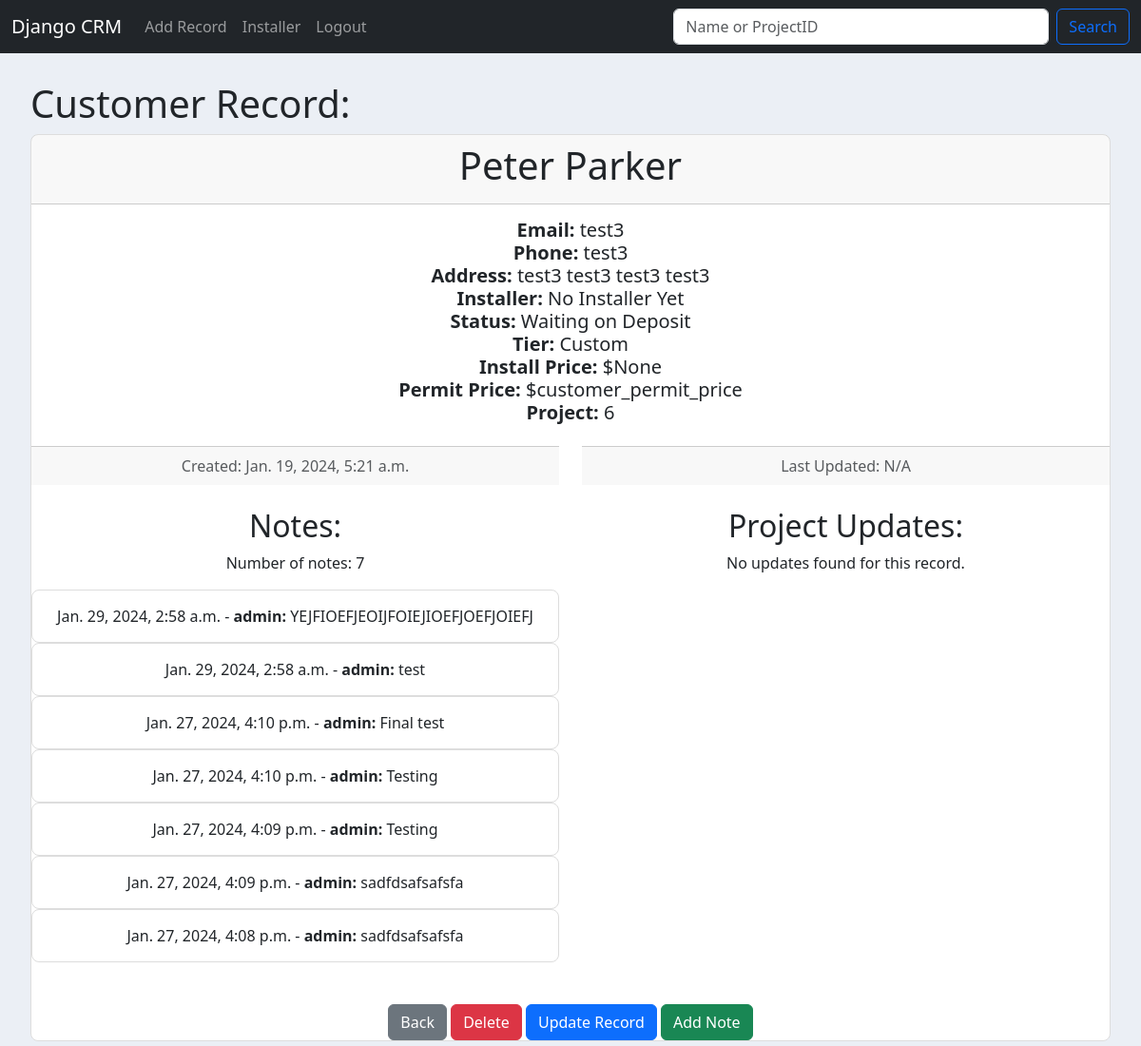
The app's page /record/6 (signed in) with its own data.
### website/models.py (models this page shows, shortened)
class Record(models.Model):
    created_at = models.DateTimeField(auto_now_add=True)
    first_name = models.CharField(max_length=50)
    last_name = models.CharField(max_length=50)
    email = models.CharField(max_length=75)
    phone = models.CharField(max_length=12)
    address = models.CharField(max_length=100)
    city = models.CharField(max_length=50)
    state = models.CharField(max_length=25)
    zipcode = models.CharField(max_length=10)
    installer_name = models.CharField(max_length=50, default='No Installer Yet')
    project_status = models.CharField(max_length=50, choices=PROJECT_STATUS, default='Waiting on Survey')
    previous_project_status = models.CharField(max_length=50, choices=PROJECT_STATUS, default='Waiting on Survey')
    project_tier = models.CharField(max_length=50, choices=PROJECT_TIERS, default=' ')
    installer_price = models.IntegerField(default=' ', null=True)
    installer_permit = models.IntegerField(default=' ', null=True)
    customer_permit = models.IntegerField(default=' ', null=True)
    customer_price = models.IntegerField(default=' ', null=True)

class RecordNote(models.Model):
    record = models.ForeignKey(Record, on_delete=models.CASCADE)
    note = models.TextField()
    created_at = models.DateTimeField(auto_now_add=True)
    user = models.ForeignKey(User, on_delete=models.CASCADE, null=True, blank=True)
    class Meta:
        ordering = ['-created_at']

### website/views.py (the view)
# urls.py: path("record/<int:pk>", views.customer_record, name='customer_record'),
def customer_record(request, pk):
    if request.user.is_authenticated:
        customer_record = get_object_or_404(Record, id=pk)
        record_notes = RecordNote.objects.filter(record=customer_record)
        project_updates = ProjectUpdate.objects.filter(record=customer_record).order_by('-updated_at')  # Order by latest update first
        return render(request, 'record.html', {
            'customer_record': customer_record,
            'record_notes': record_notes,
            'project_updates': project_updates,
        })
    else:
        messages.success(request, "You must be logged in to see that record!", extra_tags='success')
        return redirect('home')

### website/templates/record.html
{% extends 'base.html' %}
{% block content %}
  <h1> Customer Record: </h1>
  <div class="card text-center">
    <div class="card-header">
      <h1>{{ customer_record.first_name }} {{ customer_record.last_name }} </h1>
    </div>
    <div class="card-body">
      <h5 class="card-title">
        <strong> Email: </strong> {{ customer_record.email }} <br>
        <strong> Phone: </strong> {{ customer_record.phone }} <br>
        <strong> Address:</strong> {{ customer_record.address }}
          {{ customer_record.city }}
          {{ customer_record.state }}
          {{ customer_record.zipcode }} <br>
        <strong> Installer: </strong> {{ customer_record.installer_name }} <br>
        <strong> Status: </strong> {{ customer_record.project_status }} <br>
        <strong> Tier: </strong> {{ customer_record.project_tier }} <br>
        <strong> Install Price: </strong> ${{ customer_record.customer_price }} <br>
        <strong> Permit Price: </strong> ${{ customer_record.customer_permit }} <br>
        <strong> Project: </strong> {{ customer_record.id }} <br>
      </h5>
    </div>
<div class="row">
  <div class="col-md-6">
      <div class="card-footer text-body-secondary">
          Created: {{ customer_record.created_at }}
      </div>
      <br>
      <h2>Notes:</h2>
      {% if record_notes %}
          <p>Number of notes: {{ record_notes|length }}</p>
          {% for note in record_notes %}
              <div class="card">
                  <div class="card-body">
                      <p class="card-text">{{ note.created_at }} - <strong> {{ note.user.username }}:</strong> {{ note.note }}</p>
                  </div>
              </div>
          {% endfor %}
      {% else %}
          <p>No notes found for this record.</p>
      {% endif %}
  </div>
  <div class="col-md-6">
      <div class="card-footer text-body-secondary">
          Last Updated: {{ project_updates.0.updated_at|default:"N/A" }}
      </div>
      <br>
      <h2>Project Updates:</h2>
    {% if project_updates %}
        <p>Number of updates: {{ project_updates|length }}</p>
        {% for update in project_updates %}
            <div class="card">
                <div class="card-body">
                    <p class="card-text">{{ update.updated_at }} - <strong>{{ update.user.username }}:</strong> {{ update.update_text }}</p>
                </div>
            </div>
        {% endfor %}
    {% else %}
        <p>No updates found for this record.</p>
    {% endif %}
</div>
</div>
    <br>
  <center>
    <a href="{% url 'home' %}" class ="btn btn-secondary">Back</a>
    <a href="{% url 'delete_record' customer_record.id %}" class ="btn btn-danger">Delete</a>
    <a href="{% url 'update_record' customer_record.id %}" class ="btn btn-primary">Update Record</a>
    <a href="{% url 'add_note' customer_record.id %}" class="btn btn-success">Add Note</a>
  </center>
{% endblock %}

### website/templates/base.html (style rules this page uses)
body { background-color: #ebeff5; }
.row { margin-bottom: 20px; }
.card { border: 1px solid #ddd; border-radius: 8px; }
.card-body { padding: 15px; }
a { text-decoration: none; color: #007bff; }

### records on screen
Record: first_name "Peter", last_name "Parker", email "test3", phone "test3", address "test3", city "test3", state "test3", zipcode "test3", installer_name "No Installer Yet", project_status "Waiting on Deposit", project_tier "Custom", customer_price "None", customer_permit "customer_permit_price", id "6", created_at "Jan. 19, 2024, 5:21 a.m."
RecordNote: created_at "Jan. 29, 2024, 2:58 a.m.", user.username "admin", note "YEJFIOEFJEOIJFOIEJIOEFJOEFJOIEFJ"
RecordNote: created_at "Jan. 29, 2024, 2:58 a.m.", user.username "admin", note "test"
RecordNote: created_at "Jan. 27, 2024, 4:10 p.m.", user.username "admin", note "Final test"
RecordNote: created_at "Jan. 27, 2024, 4:10 p.m.", user.username "admin", note "Testing"
RecordNote: created_at "Jan. 27, 2024, 4:09 p.m.", user.username "admin", note "Testing"
RecordNote: created_at "Jan. 27, 2024, 4:09 p.m.", user.username "admin", note "sadfdsafsafsfa"
RecordNote: created_at "Jan. 27, 2024, 4:08 p.m.", user.username "admin", note "sadfdsafsafsfa"

### other values on screen
{{ record_notes|length }} "7"
{{ project_updates.0.updated_at|default:"N/A" }} "N/A"
